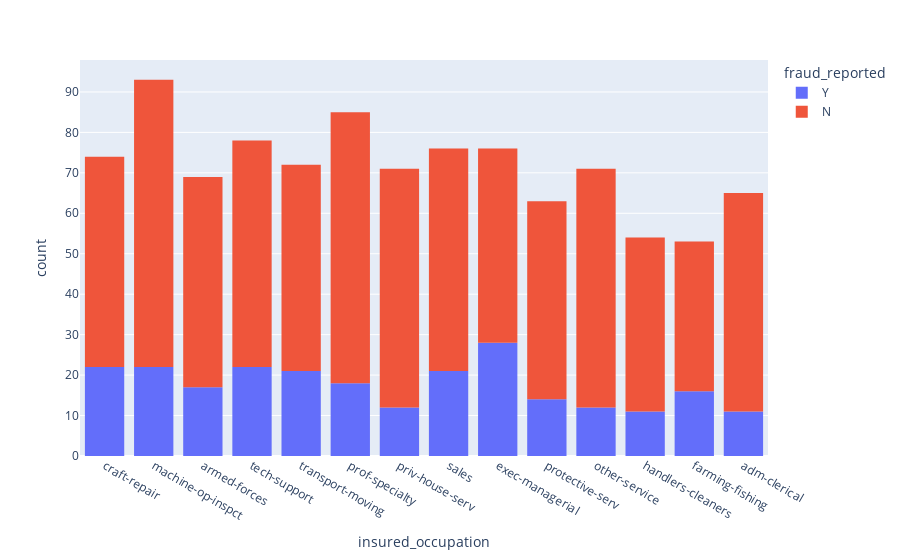

The notebook cell this image was saved under:
### Code cell
fig = px.histogram(df, x="insured_occupation", color="fraud_reported")
fig.show()

### Figure 1 — Plotly figure (JSON) as saved in the notebook; plotly's stock layout.template omitted (floating-point values rounded to 4 significant figures; data arrays with more than 128 entries replaced by an {"elided": "..."} marker saying what was removed)
{"data": [{"alignmentgroup": "True", "bingroup": "x", "hovertemplate": "fraud_reported=Y<br>insured_occupation=%{x}<br>count=%{y}<extra></extra>", "legendgroup": "Y", "marker": {"color": "#636efa", "pattern": {"shape": ""}}, "name": "Y", "offsetgroup": "Y", "orientation": "v", "showlegend": true, "type": "histogram", "x": {"elided": "247 str values"}, "xaxis": "x", "yaxis": "y"}, {"alignmentgroup": "True", "bingroup": "x", "hovertemplate": "fraud_reported=N<br>insured_occupation=%{x}<br>count=%{y}<extra></extra>", "legendgroup": "N", "marker": {"color": "#EF553B", "pattern": {"shape": ""}}, "name": "N", "offsetgroup": "N", "orientation": "v", "showlegend": true, "type": "histogram", "x": {"elided": "753 str values"}, "xaxis": "x", "yaxis": "y"}], "layout": {"barmode": "relative", "legend": {"title": {"text": "fraud_reported"}, "tracegroupgap": 0}, "margin": {"t": 60}, "xaxis": {"anchor": "y", "domain": [0, 1], "title": {"text": "insured_occupation"}}, "yaxis": {"anchor": "x", "domain": [0, 1], "title": {"text": "count"}}}}
